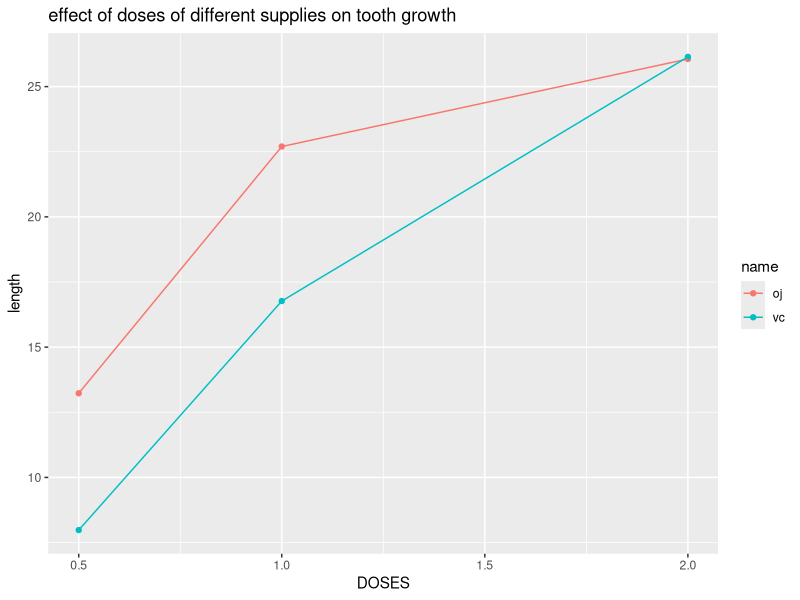

Recreate this plot in R.
## ---- chunk 1
data("ToothGrowth")
library(ggplot2)
## ---- chunk 2
vc<-subset(ToothGrowth,supp=="VC")
oj<-subset(ToothGrowth,supp=="OJ")
## ---- chunk 3
newvc<-c()
newvc$dose0.5<-vc$len[vc$dose==0.5]
newvc$dose1<-vc$len[vc$dose==1]
newvc$dose2<-vc$len[vc$dose==2]
newvc<-data.frame(newvc)
newoj<-c()
newoj$dose0.5<-oj$len[oj$dose==0.5]
newoj$dose1<-oj$len[oj$dose==1]
newoj$dose2<-oj$len[oj$dose==2]
newoj<-data.frame(newoj)

## ---- chunk 4
lengthmeanvc<-apply(newvc, 2, mean)
lengthmeanoj<-apply(newoj, 2, mean)
## ---- chunk 5
lengthmeanvc<-data.frame(matrix(lengthmeanvc))
lengthmeanoj<-data.frame(matrix(lengthmeanoj))
## ---- chunk 6
colnames(lengthmeanvc)<-"len"
rownames(lengthmeanvc)<-c("dose0.5","dose1","dose2")
colnames(lengthmeanoj)<-"len"
rownames(lengthmeanoj)<-c("dose0.5","dose1","dose2")
## ---- chunk 7

## ---- chunk 8
lengthmeanvc$dose<-c(0.5,1,2)
lengthmeanvc$name<-c("vc","vc","vc")
lengthmeanoj$dose<-c(0.5,1,2)
lengthmeanoj$name<-c("oj","oj","oj")
finaldata<-rbind(lengthmeanoj,lengthmeanvc)
## ---- chunk 9
ggplot(finaldata,aes(x=dose,y=len,color=name))+geom_point()+geom_line()+labs(title="effect of doses of different supplies on tooth growth")+labs(x="DOSES",y="length")

## ---- chunk 10
len<-lengthmeanvc
colnames(len)<-c("lenVC","dose")
len$lenOJ<-lengthmeanoj$len
## ---- chunk 11
t.test(oj$len[oj$dose==0.5],vc$len[vc$dose==0.5],paired = F)$conf.int

## ---- chunk 12
t.test(oj$len[oj$dose==1],vc$len[vc$dose==1],paired = F)$conf.int
## ---- chunk 13
t.test(oj$len[oj$dose==2],vc$len[vc$dose==2],paired = F)$conf.int
